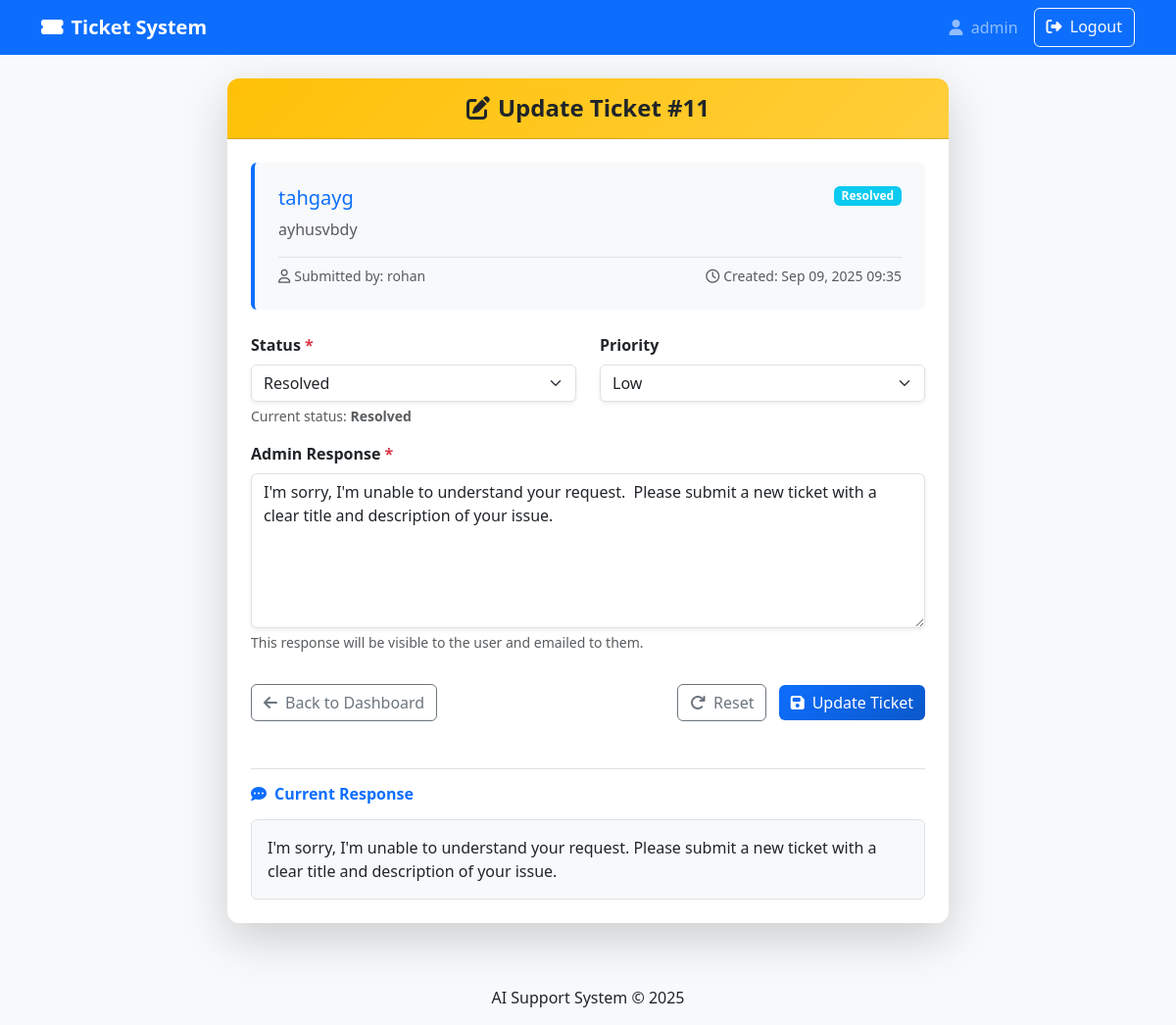
The page /update/11/ (signed in) on the database its author committed.
### tickets/models.py (models this page shows, shortened)
class Ticket(models.Model):
    STATUS_CHOICES = [
        ('open', 'Open'),
        ('in_progress', 'In Progress'),
        ('resolved', 'Resolved'),
    ]
    CATERGORY_CHOICES = [
        ('billing', 'Billing'),
        ('technical', 'Technical'),
        ('general', 'General Inquiry'),
    ]
    user = models.ForeignKey(User, on_delete=models.CASCADE, related_name="tickets")
    title = models.CharField(max_length=200)
    description = models.TextField()
    status = models.CharField(max_length=20, choices=STATUS_CHOICES, default='open')
    category = models.CharField(max_length=50, choices=CATERGORY_CHOICES, default='general')
    response = models.TextField(blank=True, null=True)
    created_at = models.DateTimeField(auto_now_add=True)

### tickets/views.py (the view)
# urls.py: path("update/<int:ticket_id>/", views.update_ticket_status, name="update_ticket"),
@login_required
def update_ticket_status(request, ticket_id):
    if request.user.is_staff:
        ticket = Ticket.objects.get(id=ticket_id)
        if request.method == "POST":
            status = request.POST.get("status")
            response = request.POST.get("response")
            ticket.response = response
            ticket.status = status
            ticket.save()
            return redirect("home")
        else:
            if not ticket.response:
                ticket.response = generate_ticket_reply(ticket.title, ticket.description)
        return render(request, "update_ticket.html", {"ticket": ticket})
    return redirect("home")

### templates/update_ticket.html (shortened to what this page needs)
{% extends "base.html" %}
{% block content %}
<div class="row justify-content-center">
    <div class="col-md-10 col-lg-8">
        <div class="card shadow-lg">
            <div class="card-header bg-gradient-warning text-dark text-center py-3">
                <h4 class="card-title mb-0 fw-bold"><i class="fas fa-edit me-2"></i>Update Ticket #{{ ticket.id }}</h4>
            </div>
            <div class="card-body p-4">
                <div class="mb-4 p-4 border-start border-4 border-primary rounded bg-light-subtle">
                    <div class="d-flex justify-content-between align-items-start mb-2">
                        <h5 class="card-title text-primary mb-0">{{ ticket.title }}</h5>
                        <span class="badge {% if ticket.status == 'open' %}bg-success{% elif ticket.status == 'in_progress' %}bg-warning{% else %}bg-info{% endif %}">
                            {{ ticket.status|title }}
                        </span>
                    </div>
                    <p class="card-text text-muted">{{ ticket.description }}</p>
                    <div class="d-flex justify-content-between mt-3 pt-2 border-top">
                        <small class="text-muted">
                            <i class="far fa-user me-1"></i>Submitted by: {{ ticket.user.username }}
                        </small>
                        <small class="text-muted">
                            <i class="far fa-clock me-1"></i>Created: {{ ticket.created_at|date:"M d, Y H:i" }}
                        </small>
                    </div>
                </div>
                <form method="post">
                    <div class="row">
                        <div class="col-md">
                            <div class="mb-3">
                                <label for="status" class="form-label fw-semibold">Status <span class="text-danger">*</span></label>
                                <select name="status" id="status" class="form-select shadow-sm">
                                    <option value="resolved" {% if ticket.status == "resolved" %}selected{% endif %}>Resolved</option>
                                </select>
                                <div class="form-text">Current status: <span class="fw-semibold">{{ ticket.status|title }}</span></div>
                            </div>
                        </div>
                        <div class="col-md-6">
                            <div class="mb-3">
                                <label for="priority" class="form-label fw-semibold">Priority</label>
                                <select name="priority" id="priority" class="form-select shadow-sm">
                                    <option value="low" {% if ticket.priority == "low" %}selected{% endif %}>Low</option>
                                </select>
                            </div>
                        </div>
                    </div>
                    <div class="mb-4">
                        <label for="response" class="form-label fw-semibold">Admin Response <span class="text-danger">*</span></label>
                        <textarea name="response" id="response" class="form-control shadow-sm" rows="6"
                                  placeholder="Enter your detailed response to the user here...">{% if ticket.response %}{{ ticket.response }}{% endif %}</textarea>
                        <div class="form-text">This response will be visible to the user and emailed to them.</div>
                    </div>
                    <div class="d-flex justify-content-between mt-4 pt-2">
                        <a href="{% url 'home' %}" class="btn btn-outline-secondary">
                            <i class="fas fa-arrow-left me-2"></i>Back to Dashboard
                        </a>
                        <div>
                            <button type="reset" class="btn btn-outline-secondary me-2">
                                <i class="fas fa-redo me-2"></i>Reset
                            </button>
                            <button type="submit" class="btn btn-primary gradient-btn">
                                <i class="fas fa-save me-2"></i>Update Ticket
                            </button>
                        </div>
                    </div>
                </form>
                {% if ticket.response %}
                <div class="mt-5 pt-3 border-top">
                    <h6 class="fw-bold text-primary mb-3"><i class="fas fa-comment-dots me-2"></i>Current Response</h6>
                    <div class="p-3 border rounded bg-light">
                        <p class="mb-0">{{ ticket.response }}</p>
                    </div>
                </div>
                {% endif %}
            </div>
        </div>
    </div>
</div>
{% endblock %}

### templates/base.html (shortened to what this page needs)
<!DOCTYPE html>
<html lang="en">
<head>
    <link href="https://cdn.jsdelivr.net/npm/bootstrap@5.3.0/dist/css/bootstrap.min.css" rel="stylesheet">
    <link href="https://cdnjs.cloudflare.com/ajax/libs/font-awesome/6.4.0/css/all.min.css" rel="stylesheet">
</head>
<body>
    <nav class="navbar navbar-expand-lg navbar-dark bg-primary">
        <div class="container">
            <a class="navbar-brand" href="{% url 'home' %}">
                <i class="fas fa-ticket-alt me-2"></i>Ticket System
            </a>
            <div class="navbar-nav ms-auto">
                {% if request.user.is_authenticated %}
                    <span class="navbar-text me-3">
                        <i class="fas fa-user me-1"></i> {{ request.user.username }}
                    </span>
                    <a class="btn btn-outline-light" href="{% url 'logout' %}">
                        <i class="fas fa-sign-out-alt me-1"></i> Logout
                    </a>
                {% endif %}
            </div>
        </div>
    </nav>
    <div class="container mt-4">
        {% block content %}
        {% endblock %}
    </div>
    <footer class="mt-5 py-3 bg-light">
        <div class="container text-center">
            <p class="mb-0">AI Support System &copy; {% now "Y" %}</p>
        </div>
    </footer>
</body>
</html>

### templates/base.html (style rules this page uses)
body { background-color: #f8f9fa; }
.navbar-brand { font-weight: bold; }

### templates/update_ticket.html (style rules this page uses)
.card { border: none; border-radius: 12px; }
.card-header { border-radius: 12px 12px 0 0 !important; }
.bg-gradient-warning { background: linear-gradient(135deg, #ffc107 0%, #ffce3a 100%); }
textarea.form-control { min-height: 150px; resize: vertical; }
.bg-light-subtle { background-color: #f8f9fa !important; }
.gradient-btn { background: linear-gradient(135deg, #0d6efd 0%, #0a58ca 100%); border: none; transition: all 0.3s ease; }
.shadow-sm { box-shadow: 0 0.125rem 0.25rem rgba(0, 0, 0, 0.075) !important; }
.border-primary { border-color: #0d6efd !important; }

### rows shown on the page
Ticket: id "11", title "tahgayg", status "Resolved", description "ayhusvbdy", user.username "rohan", created_at "Sep 09, 2025 09:35", response "I'm sorry, I'm unable to understand your request. Please submit a new ticket with a clear title and description of your issue."

### other values the page prints
{{ request.user.username }} "admin"
